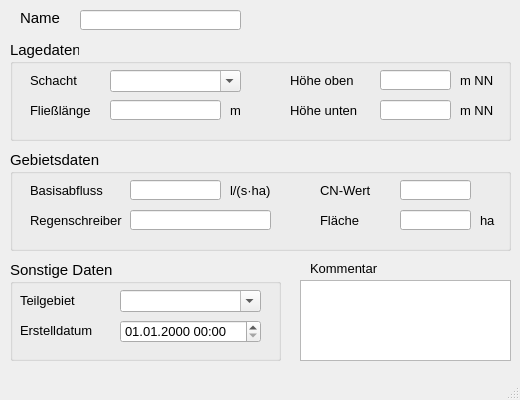
<?xml version="1.0" encoding="UTF-8"?>
<ui version="4.0">
 <class>MainWindow</class>
 <widget class="QMainWindow" name="MainWindow">
  <property name="enabled">
   <bool>true</bool>
  </property>
  <property name="geometry">
   <rect>
    <x>0</x>
    <y>0</y>
    <width>520</width>
    <height>400</height>
   </rect>
  </property>
  <property name="minimumSize">
   <size>
    <width>520</width>
    <height>400</height>
   </size>
  </property>
  <property name="font">
   <font>
    <family>Tahoma</family>
    <pointsize>10</pointsize>
   </font>
  </property>
  <property name="windowTitle">
   <string>Aussengebiet</string>
  </property>
  <widget class="QWidget" name="centralwidget">
   <widget class="QLabel" name="label">
    <property name="geometry">
     <rect>
      <x>20</x>
      <y>10</y>
      <width>46</width>
      <height>16</height>
     </rect>
    </property>
    <property name="font">
     <font>
      <family>Tahoma</family>
      <pointsize>11</pointsize>
     </font>
    </property>
    <property name="text">
     <string>Name</string>
    </property>
   </widget>
   <widget class="QLineEdit" name="gebnam">
    <property name="geometry">
     <rect>
      <x>80</x>
      <y>10</y>
      <width>161</width>
      <height>20</height>
     </rect>
    </property>
    <property name="toolTip">
     <string>&lt;html&gt;&lt;head/&gt;&lt;body&gt;&lt;p&gt;Eindeutige Bezeichnung&lt;/p&gt;&lt;/body&gt;&lt;/html&gt;</string>
    </property>
    <property name="statusTip">
     <string>Eindeutige Bezeichnung</string>
    </property>
   </widget>
   <widget class="QTextEdit" name="kommentar">
    <property name="geometry">
     <rect>
      <x>300</x>
      <y>280</y>
      <width>211</width>
      <height>81</height>
     </rect>
    </property>
    <property name="toolTip">
     <string>&lt;html&gt;&lt;head/&gt;&lt;body&gt;&lt;p&gt;Platz für zusätzliche Kommentare.&lt;/p&gt;&lt;/body&gt;&lt;/html&gt;</string>
    </property>
    <property name="statusTip">
     <string>Platz für zusätzliche Kommentare.</string>
    </property>
   </widget>
   <widget class="QLabel" name="label_19">
    <property name="geometry">
     <rect>
      <x>310</x>
      <y>260</y>
      <width>81</width>
      <height>16</height>
     </rect>
    </property>
    <property name="text">
     <string>Kommentar</string>
    </property>
   </widget>
   <widget class="QGroupBox" name="groupBox_3">
    <property name="geometry">
     <rect>
      <x>10</x>
      <y>260</y>
      <width>271</width>
      <height>101</height>
     </rect>
    </property>
    <property name="font">
     <font>
      <family>Tahoma</family>
      <pointsize>11</pointsize>
     </font>
    </property>
    <property name="title">
     <string>Sonstige Daten</string>
    </property>
    <widget class="QLabel" name="label_14">
     <property name="geometry">
      <rect>
       <x>10</x>
       <y>30</y>
       <width>71</width>
       <height>20</height>
      </rect>
     </property>
     <property name="font">
      <font>
       <family>Tahoma</family>
       <pointsize>10</pointsize>
      </font>
     </property>
     <property name="text">
      <string>Teilgebiet</string>
     </property>
    </widget>
    <widget class="QLabel" name="label_71">
     <property name="geometry">
      <rect>
       <x>10</x>
       <y>60</y>
       <width>151</width>
       <height>21</height>
      </rect>
     </property>
     <property name="font">
      <font>
       <family>Tahoma</family>
       <pointsize>10</pointsize>
      </font>
     </property>
     <property name="text">
      <string>Erstelldatum</string>
     </property>
    </widget>
    <widget class="QComboBox" name="teilgebiet">
     <property name="geometry">
      <rect>
       <x>110</x>
       <y>30</y>
       <width>141</width>
       <height>22</height>
      </rect>
     </property>
     <property name="font">
      <font>
       <family>Tahoma</family>
       <pointsize>10</pointsize>
      </font>
     </property>
     <property name="toolTip">
      <string>&lt;html&gt;&lt;head/&gt;&lt;body&gt;&lt;p&gt;zur Zuordnung auf ein selbstständig festgelegtes Teilgebiet&lt;/p&gt;&lt;/body&gt;&lt;/html&gt;</string>
     </property>
     <property name="statusTip">
      <string>zur Zuordnung auf ein selbstständig festgelegtes Teilgebiet</string>
     </property>
     <property name="editable">
      <bool>true</bool>
     </property>
    </widget>
    <widget class="QgsDateTimeEdit" name="createdat">
     <property name="geometry">
      <rect>
       <x>110</x>
       <y>60</y>
       <width>141</width>
       <height>23</height>
      </rect>
     </property>
     <property name="font">
      <font>
       <family>Tahoma</family>
       <pointsize>10</pointsize>
      </font>
     </property>
     <property name="currentSection">
      <enum>QDateTimeEdit::DaySection</enum>
     </property>
     <property name="displayFormat">
      <string>dd.MM.yyyy HH:mm</string>
     </property>
    </widget>
   </widget>
   <widget class="QGroupBox" name="groupBox_4">
    <property name="geometry">
     <rect>
      <x>10</x>
      <y>40</y>
      <width>501</width>
      <height>101</height>
     </rect>
    </property>
    <property name="font">
     <font>
      <family>Tahoma</family>
      <pointsize>11</pointsize>
      <weight>50</weight>
      <bold>false</bold>
     </font>
    </property>
    <property name="title">
     <string>Lagedaten</string>
    </property>
    <widget class="QLabel" name="label_20">
     <property name="geometry">
      <rect>
       <x>20</x>
       <y>30</y>
       <width>70</width>
       <height>21</height>
      </rect>
     </property>
     <property name="font">
      <font>
       <family>Tahoma</family>
       <pointsize>10</pointsize>
       <weight>50</weight>
       <bold>false</bold>
      </font>
     </property>
     <property name="text">
      <string>Schacht</string>
     </property>
    </widget>
    <widget class="QComboBox" name="schnam">
     <property name="geometry">
      <rect>
       <x>100</x>
       <y>30</y>
       <width>131</width>
       <height>22</height>
      </rect>
     </property>
     <property name="font">
      <font>
       <family>Tahoma</family>
       <pointsize>10</pointsize>
       <weight>50</weight>
       <bold>false</bold>
      </font>
     </property>
     <property name="toolTip">
      <string>&lt;html&gt;&lt;head/&gt;&lt;body&gt;&lt;p&gt;Schacht, an den das Außengebiet angeschlossen ist&lt;/p&gt;&lt;/body&gt;&lt;/html&gt;</string>
     </property>
     <property name="statusTip">
      <string>Schacht, an den das Außengebiet angeschlossen ist</string>
     </property>
     <property name="editable">
      <bool>true</bool>
     </property>
    </widget>
    <widget class="QLabel" name="label_12">
     <property name="geometry">
      <rect>
       <x>280</x>
       <y>30</y>
       <width>91</width>
       <height>21</height>
      </rect>
     </property>
     <property name="font">
      <font>
       <family>Tahoma</family>
       <pointsize>10</pointsize>
       <weight>50</weight>
       <bold>false</bold>
      </font>
     </property>
     <property name="text">
      <string>Höhe oben</string>
     </property>
    </widget>
    <widget class="QLineEdit" name="hoeheob">
     <property name="geometry">
      <rect>
       <x>370</x>
       <y>30</y>
       <width>71</width>
       <height>20</height>
      </rect>
     </property>
     <property name="font">
      <font>
       <family>Tahoma</family>
       <pointsize>10</pointsize>
       <weight>50</weight>
       <bold>false</bold>
      </font>
     </property>
     <property name="toolTip">
      <string>&lt;html&gt;&lt;head/&gt;&lt;body&gt;&lt;p&gt;Höhe oben&lt;/p&gt;&lt;/body&gt;&lt;/html&gt;</string>
     </property>
     <property name="statusTip">
      <string>Höhe oben</string>
     </property>
    </widget>
    <widget class="QLabel" name="label_13">
     <property name="geometry">
      <rect>
       <x>450</x>
       <y>30</y>
       <width>40</width>
       <height>21</height>
      </rect>
     </property>
     <property name="font">
      <font>
       <family>Tahoma</family>
       <pointsize>10</pointsize>
       <weight>50</weight>
       <bold>false</bold>
      </font>
     </property>
     <property name="text">
      <string>m NN</string>
     </property>
    </widget>
    <widget class="QLabel" name="label_16">
     <property name="geometry">
      <rect>
       <x>280</x>
       <y>60</y>
       <width>71</width>
       <height>21</height>
      </rect>
     </property>
     <property name="font">
      <font>
       <family>Tahoma</family>
       <pointsize>10</pointsize>
       <weight>50</weight>
       <bold>false</bold>
      </font>
     </property>
     <property name="text">
      <string>Höhe unten</string>
     </property>
    </widget>
    <widget class="QLineEdit" name="hoeheun">
     <property name="geometry">
      <rect>
       <x>370</x>
       <y>60</y>
       <width>71</width>
       <height>20</height>
      </rect>
     </property>
     <property name="font">
      <font>
       <family>Tahoma</family>
       <pointsize>10</pointsize>
       <weight>50</weight>
       <bold>false</bold>
      </font>
     </property>
     <property name="toolTip">
      <string>&lt;html&gt;&lt;head/&gt;&lt;body&gt;&lt;p&gt;Höhe unten&lt;/p&gt;&lt;/body&gt;&lt;/html&gt;</string>
     </property>
     <property name="statusTip">
      <string>Höhe unten</string>
     </property>
    </widget>
    <widget class="QLabel" name="label_15">
     <property name="geometry">
      <rect>
       <x>450</x>
       <y>60</y>
       <width>40</width>
       <height>21</height>
      </rect>
     </property>
     <property name="font">
      <font>
       <family>Tahoma</family>
       <pointsize>10</pointsize>
       <weight>50</weight>
       <bold>false</bold>
      </font>
     </property>
     <property name="text">
      <string>m NN</string>
     </property>
    </widget>
    <widget class="QLabel" name="label_8">
     <property name="geometry">
      <rect>
       <x>20</x>
       <y>60</y>
       <width>80</width>
       <height>21</height>
      </rect>
     </property>
     <property name="font">
      <font>
       <family>Tahoma</family>
       <pointsize>10</pointsize>
       <weight>50</weight>
       <bold>false</bold>
      </font>
     </property>
     <property name="text">
      <string>Fließlänge</string>
     </property>
    </widget>
    <widget class="QLineEdit" name="fliessweg">
     <property name="geometry">
      <rect>
       <x>100</x>
       <y>60</y>
       <width>111</width>
       <height>20</height>
      </rect>
     </property>
     <property name="font">
      <font>
       <family>Tahoma</family>
       <pointsize>10</pointsize>
       <weight>50</weight>
       <bold>false</bold>
      </font>
     </property>
     <property name="toolTip">
      <string>&lt;html&gt;&lt;head/&gt;&lt;body&gt;&lt;p&gt;Entfernung Einleitstelle zur Wasserscheide&lt;/p&gt;&lt;/body&gt;&lt;/html&gt;</string>
     </property>
     <property name="statusTip">
      <string>Entfernung Einleitstelle zur Wasserscheide</string>
     </property>
    </widget>
    <widget class="QLabel" name="label_17">
     <property name="geometry">
      <rect>
       <x>220</x>
       <y>60</y>
       <width>16</width>
       <height>21</height>
      </rect>
     </property>
     <property name="font">
      <font>
       <family>Tahoma</family>
       <pointsize>10</pointsize>
       <weight>50</weight>
       <bold>false</bold>
      </font>
     </property>
     <property name="text">
      <string>m</string>
     </property>
    </widget>
   </widget>
   <widget class="QGroupBox" name="groupBox_5">
    <property name="geometry">
     <rect>
      <x>10</x>
      <y>150</y>
      <width>501</width>
      <height>101</height>
     </rect>
    </property>
    <property name="font">
     <font>
      <family>Tahoma</family>
      <pointsize>11</pointsize>
      <weight>50</weight>
      <bold>false</bold>
     </font>
    </property>
    <property name="title">
     <string>Gebietsdaten</string>
    </property>
    <widget class="QLabel" name="label_10">
     <property name="geometry">
      <rect>
       <x>20</x>
       <y>30</y>
       <width>90</width>
       <height>21</height>
      </rect>
     </property>
     <property name="font">
      <font>
       <family>Tahoma</family>
       <pointsize>10</pointsize>
       <weight>50</weight>
       <bold>false</bold>
      </font>
     </property>
     <property name="text">
      <string>Basisabfluss</string>
     </property>
    </widget>
    <widget class="QLineEdit" name="basisabfluss">
     <property name="geometry">
      <rect>
       <x>120</x>
       <y>30</y>
       <width>91</width>
       <height>20</height>
      </rect>
     </property>
     <property name="font">
      <font>
       <family>Tahoma</family>
       <pointsize>10</pointsize>
       <weight>50</weight>
       <bold>false</bold>
      </font>
     </property>
     <property name="toolTip">
      <string>&lt;html&gt;&lt;head/&gt;&lt;body&gt;&lt;p&gt;Zufluss (konstant oder verknüpft mit einem Zeitmuster)&lt;/p&gt;&lt;/body&gt;&lt;/html&gt;</string>
     </property>
     <property name="statusTip">
      <string>Zufluss (konstant oder verknüpft mit einem Zeitmuster)</string>
     </property>
    </widget>
    <widget class="QLabel" name="label_18">
     <property name="geometry">
      <rect>
       <x>220</x>
       <y>30</y>
       <width>51</width>
       <height>21</height>
      </rect>
     </property>
     <property name="font">
      <font>
       <family>Tahoma</family>
       <pointsize>10</pointsize>
       <weight>50</weight>
       <bold>false</bold>
      </font>
     </property>
     <property name="text">
      <string>l/(s·ha)</string>
     </property>
    </widget>
    <widget class="QLabel" name="label_5">
     <property name="geometry">
      <rect>
       <x>20</x>
       <y>60</y>
       <width>100</width>
       <height>21</height>
      </rect>
     </property>
     <property name="font">
      <font>
       <family>Tahoma</family>
       <pointsize>10</pointsize>
       <weight>50</weight>
       <bold>false</bold>
      </font>
     </property>
     <property name="text">
      <string>Regenschreiber</string>
     </property>
    </widget>
    <widget class="QLineEdit" name="regenschreiber">
     <property name="geometry">
      <rect>
       <x>120</x>
       <y>60</y>
       <width>141</width>
       <height>20</height>
      </rect>
     </property>
     <property name="font">
      <font>
       <family>Tahoma</family>
       <pointsize>10</pointsize>
       <weight>50</weight>
       <bold>false</bold>
      </font>
     </property>
     <property name="toolTip">
      <string>&lt;html&gt;&lt;head/&gt;&lt;body&gt;&lt;p&gt;Regenschreiber&lt;/p&gt;&lt;/body&gt;&lt;/html&gt;</string>
     </property>
     <property name="statusTip">
      <string>Regenschreiber</string>
     </property>
    </widget>
    <widget class="QLabel" name="label_4">
     <property name="geometry">
      <rect>
       <x>310</x>
       <y>30</y>
       <width>80</width>
       <height>21</height>
      </rect>
     </property>
     <property name="font">
      <font>
       <family>Tahoma</family>
       <pointsize>10</pointsize>
       <weight>50</weight>
       <bold>false</bold>
      </font>
     </property>
     <property name="text">
      <string>CN-Wert</string>
     </property>
    </widget>
    <widget class="QLineEdit" name="cn">
     <property name="geometry">
      <rect>
       <x>390</x>
       <y>30</y>
       <width>71</width>
       <height>20</height>
      </rect>
     </property>
     <property name="font">
      <font>
       <family>Tahoma</family>
       <pointsize>10</pointsize>
       <weight>50</weight>
       <bold>false</bold>
      </font>
     </property>
     <property name="toolTip">
      <string>&lt;html&gt;&lt;head/&gt;&lt;body&gt;&lt;p&gt;runoff curve-number (aus Tabelle i.d.R. 25 - 90)&lt;/p&gt;&lt;/body&gt;&lt;/html&gt;</string>
     </property>
     <property name="statusTip">
      <string>runoff curve-number (aus Tabelle i.d.R. 25 - 90)</string>
     </property>
    </widget>
    <widget class="QLabel" name="label_9">
     <property name="geometry">
      <rect>
       <x>310</x>
       <y>60</y>
       <width>51</width>
       <height>21</height>
      </rect>
     </property>
     <property name="font">
      <font>
       <family>Tahoma</family>
       <pointsize>10</pointsize>
       <weight>50</weight>
       <bold>false</bold>
      </font>
     </property>
     <property name="text">
      <string>Fläche</string>
     </property>
    </widget>
    <widget class="QLineEdit" name="flaeche">
     <property name="enabled">
      <bool>true</bool>
     </property>
     <property name="geometry">
      <rect>
       <x>390</x>
       <y>60</y>
       <width>71</width>
       <height>20</height>
      </rect>
     </property>
     <property name="font">
      <font>
       <family>Tahoma</family>
       <pointsize>10</pointsize>
       <weight>50</weight>
       <italic>true</italic>
       <bold>false</bold>
      </font>
     </property>
     <property name="toolTip">
      <string>&lt;html&gt;&lt;head/&gt;&lt;body&gt;&lt;p&gt;Flächengröße des Objekts&lt;/p&gt;&lt;/body&gt;&lt;/html&gt;</string>
     </property>
     <property name="statusTip">
      <string>Flächengröße des Objekts</string>
     </property>
     <property name="inputMask">
      <string/>
     </property>
     <property name="text">
      <string/>
     </property>
     <property name="readOnly">
      <bool>true</bool>
     </property>
    </widget>
    <widget class="QLabel" name="label_21">
     <property name="geometry">
      <rect>
       <x>470</x>
       <y>60</y>
       <width>21</width>
       <height>21</height>
      </rect>
     </property>
     <property name="font">
      <font>
       <family>Tahoma</family>
       <pointsize>10</pointsize>
       <weight>50</weight>
       <bold>false</bold>
      </font>
     </property>
     <property name="text">
      <string>ha</string>
     </property>
    </widget>
   </widget>
  </widget>
  <widget class="QMenuBar" name="menubar">
   <property name="geometry">
    <rect>
     <x>0</x>
     <y>0</y>
     <width>520</width>
     <height>22</height>
    </rect>
   </property>
  </widget>
  <widget class="QStatusBar" name="statusbar"/>
 </widget>
 <customwidgets>
  <customwidget>
   <class>QgsDateTimeEdit</class>
   <extends>QDateTimeEdit</extends>
   <header>qgsdatetimeedit.h</header>
  </customwidget>
 </customwidgets>
 <tabstops>
  <tabstop>gebnam</tabstop>
  <tabstop>schnam</tabstop>
  <tabstop>regenschreiber</tabstop>
  <tabstop>teilgebiet</tabstop>
  <tabstop>createdat</tabstop>
  <tabstop>hoeheob</tabstop>
  <tabstop>hoeheun</tabstop>
  <tabstop>fliessweg</tabstop>
  <tabstop>basisabfluss</tabstop>
  <tabstop>cn</tabstop>
  <tabstop>flaeche</tabstop>
  <tabstop>kommentar</tabstop>
 </tabstops>
 <resources/>
 <connections/>
</ui>
